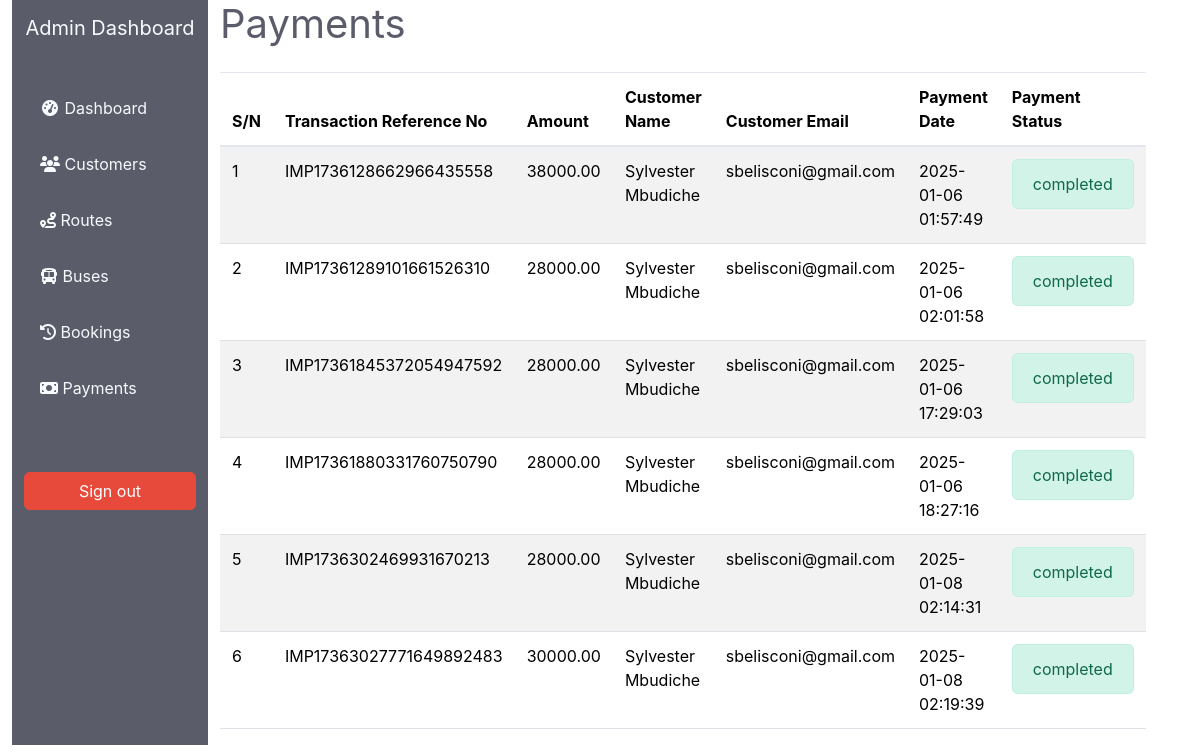
/admin_payment.php (signed in), run on the app's committed database.
### tables this page shows
CREATE TABLE `payment` (
  `payment_id` int(11) NOT NULL,
  `payment_cusid` int(11) NOT NULL,
  `payment_custemail` varchar(255) NOT NULL,
  `amount` decimal(10,2) NOT NULL,
  `payment_bookingid` int(11) NOT NULL,
  `payment_refno` varchar(255) NOT NULL,
  `payment_status` enum('pending','failed','completed') NOT NULL DEFAULT 'pending',
  `payment_date` timestamp NOT NULL DEFAULT current_timestamp()
);

CREATE TABLE `customer` (
  `cust_id` int(11) NOT NULL,
  `cust_firstname` varchar(50) NOT NULL,
  `cust_lastname` varchar(50) NOT NULL,
  `cust_email` varchar(100) NOT NULL,
  `cust_dob` date DEFAULT NULL,
  `cust_phone` varchar(50) DEFAULT NULL,
  `cust_gender` enum('male','female') DEFAULT NULL,
  `cust_password` varchar(255) NOT NULL,
  `cust_next_of_kin` varchar(50) DEFAULT NULL,
  `cust_next_of_kin_phone` varchar(50) DEFAULT NULL,
  `cust_date_reg` date NOT NULL DEFAULT current_timestamp()
);

### classes/Db.php (called while the page is built, shortened)
<?php
class Db
{
    private $dbname = DBNAME;
    private $dbuser = DBUSER;
    private $dbpass = DBPASS;
    private $dbhost = DBHOST;
    protected function connect(){
        $dsn = "mysql:host=$this->dbhost;dbname=$this->dbname;";
        $option = [PDO::ATTR_ERRMODE => PDO::ERRMODE_EXCEPTION];
        try{
            $this->conn = new PDO($dsn, $this->dbuser, $this->dbpass, $option);
            return $this->conn;
        }catch(PDOException $e){
            return false;
        }
    }
}
?>

### classes/Payment.php (called while the page is built, shortened)
<?php
require_once "Db.php";
class Payment extends Db {
    private $dbconn;
        public function __construct(){
            $this->dbconn = $this->connect();
        }
        public function get_payment(){
            $sql = "SELECT * FROM payment JOIN customer on payment.payment_cusid=customer.cust_id";
            $stmt = $this->dbconn->prepare($sql);
            $stmt->execute();
            $result = $stmt->fetchAll(PDO::FETCH_ASSOC);
            $result = json_encode($result);
            return $result;
        }
}
?>

### admin_payment.php (the view, shortened to what this page needs)
<?php
require_once "classes/Bus.php";
require_once "classes/Payment.php";
$pay = new Payment;
$payment = $pay->get_payment();
$payment = json_decode($payment);
?>
<!DOCTYPE html>
<html lang="en">
<head>
    <link rel="stylesheet" type="text/css" href="bootstrap/css/bootstrap.css">
    <link rel="stylesheet" type="text/css" href="fa/css/all.css">
    <link rel="stylesheet" href="sb-admin-2.css">
    <link rel="stylesheet" href="main.css">
    <link href="DataTables/datatables.min.css" rel="stylesheet">
</head>
<body>
    <div class="container-fluid">
        <div class="row">
       <?php
       include_once "partials/admin-side-bar.php";
       ?>
            <div class="col-md-9">
            <h1 class="text-dark">Payments</h1>
                <div class="row">
                    <div class="col mt-3">
                        <table class="table table-striped display" id="myTable">
                            <thead>
                                <tr>
                                    <th>S/N</th>
                                    <th>Transaction Reference No</th>
                                    <th>Amount</th>
                                    <th>Customer Name</th>
                                    <th>Customer Email</th>
                                    <th>Payment Date</th>
                                    <th>Payment Status</th>
                                </tr>
                            </thead>
                            <tbody>
                                <?php
                                if(count($payment) > 0){
                                $counter = 1;
                                foreach($payment as $p){ ?>
                                <tr id="row-<?php echo $bus['bus_id']; ?>">
                                    <td><?php echo $counter++; ?></td>
                                    <td><?php echo $p->payment_refno ?></td>
                                    <td><?php echo $p->amount ?></td>
                                    <td><?php echo $p->cust_firstname . " ". $p->cust_lastname ?></td>
                                    <td><?php echo $p->payment_custemail ?></td>
                                    <td><?php echo $p->payment_date ?></td>
                                    <?php if($p->payment_status === 'completed'){ ?>
                                        <td ><div class='alert alert-success'><?php echo $p->payment_status ?></div></td>
                                    <?php }else{ ?>
                                        <td><div class='alert alert-warning'><?php echo $p->payment_status ?></div></td>
                                    <?php } ?>
                                </tr>
                                <?php } }else{?>
                                <tr>
                                    <td class="text-center">No Bus added yet</td>
                                </tr>
                                <?php  }?>
                            </tbody>
                        </table>
                    </div>
                </div>
            </div>
        </div>
    </div>
</body>
</html>

### partials/admin-side-bar.php
<div class="d-flex flex-column flex-shrink-0 col-md-2 bg-dark text-light right-nave" style="min-height: 700px;">
                <ul class="nav flex-column">
                    <a class="sidebarbar-brand d-flex align-items-center justify-content-center text-decoration-none" href="admin.php">
                        <h5 class="sidebar-brand-text text-light mb-5 mt-3">Admin Dashboard</h5>
                    </a>
                    <li class="nav-item mb-3">
                        <a class="nav-link text-decoration-none text-light" href="admin.php">
                            <i class="fas fa-fw fa-tachometer-alt"></i>
                            <span>Dashboard</span></a>
                    </li>
                    <li class="nav-item mb-3">
                    <a class="nav-link text-decoration-none text-light" href="customers.php">
                            <i class="fa-solid fa-users"></i>
                            <span>Customers</span>
                        </a>
                    </li>
                    <li class="nav-item mb-3">
                        <a class="nav-link text-light" href="dash_route.php">
                            <i class="fa-solid fa-route"></i>
                            <span>Routes</span>
                        </a>
                    </li>
                    <li class="nav-item mb-3">
                        <a class="nav-link text-light" href="bus.php">
                            <i class="fa-solid fa-bus"></i>
                            <span>Buses</span>
                        </a>
                    </li>
                    <li class="nav-item mb-3">
                        <a class="nav-link text-light" href="book.php">
                        <i class="fa-solid fa-clock-rotate-left"></i>
                            <span>Bookings</span>
                        </a>
                    </li>
                    <li class="nav-item mb-3">
                        <a class="nav-link text-light" href="admin_payment.php">
                        <i class="fa-solid fa-money-bill"></i>
                            <span>Payments</span>
                        </a>
                    </li>
                </ul>
                <div class="mt-5">
                <a class="btn btn-danger col-md" href="admin_logout.php">Sign out</a>
                </div>
</div>

### data on the page
payment: payment_refno "IMP1736128662966435558", amount "38000.00", customer.cust_firstname "Sylvester", customer.cust_lastname "Mbudiche", payment_custemail "sbelisconi@gmail.com", payment_date "2025-01-06 01:57:49", payment_status "completed"
payment: payment_refno "IMP17361289101661526310", amount "28000.00", customer.cust_firstname "Sylvester", customer.cust_lastname "Mbudiche", payment_custemail "sbelisconi@gmail.com", payment_date "2025-01-06 02:01:58", payment_status "completed"
payment: payment_refno "IMP17361845372054947592", amount "28000.00", customer.cust_firstname "Sylvester", customer.cust_lastname "Mbudiche", payment_custemail "sbelisconi@gmail.com", payment_date "2025-01-06 17:29:03", payment_status "completed"
payment: payment_refno "IMP17361880331760750790", amount "28000.00", customer.cust_firstname "Sylvester", customer.cust_lastname "Mbudiche", payment_custemail "sbelisconi@gmail.com", payment_date "2025-01-06 18:27:16", payment_status "completed"
payment: payment_refno "IMP1736302469931670213", amount "28000.00", customer.cust_firstname "Sylvester", customer.cust_lastname "Mbudiche", payment_custemail "sbelisconi@gmail.com", payment_date "2025-01-08 02:14:31", payment_status "completed"
payment: payment_refno "IMP17363027771649892483", amount "30000.00", customer.cust_firstname "Sylvester", customer.cust_lastname "Mbudiche", payment_custemail "sbelisconi@gmail.com", payment_date "2025-01-08 02:19:39", payment_status "completed"
